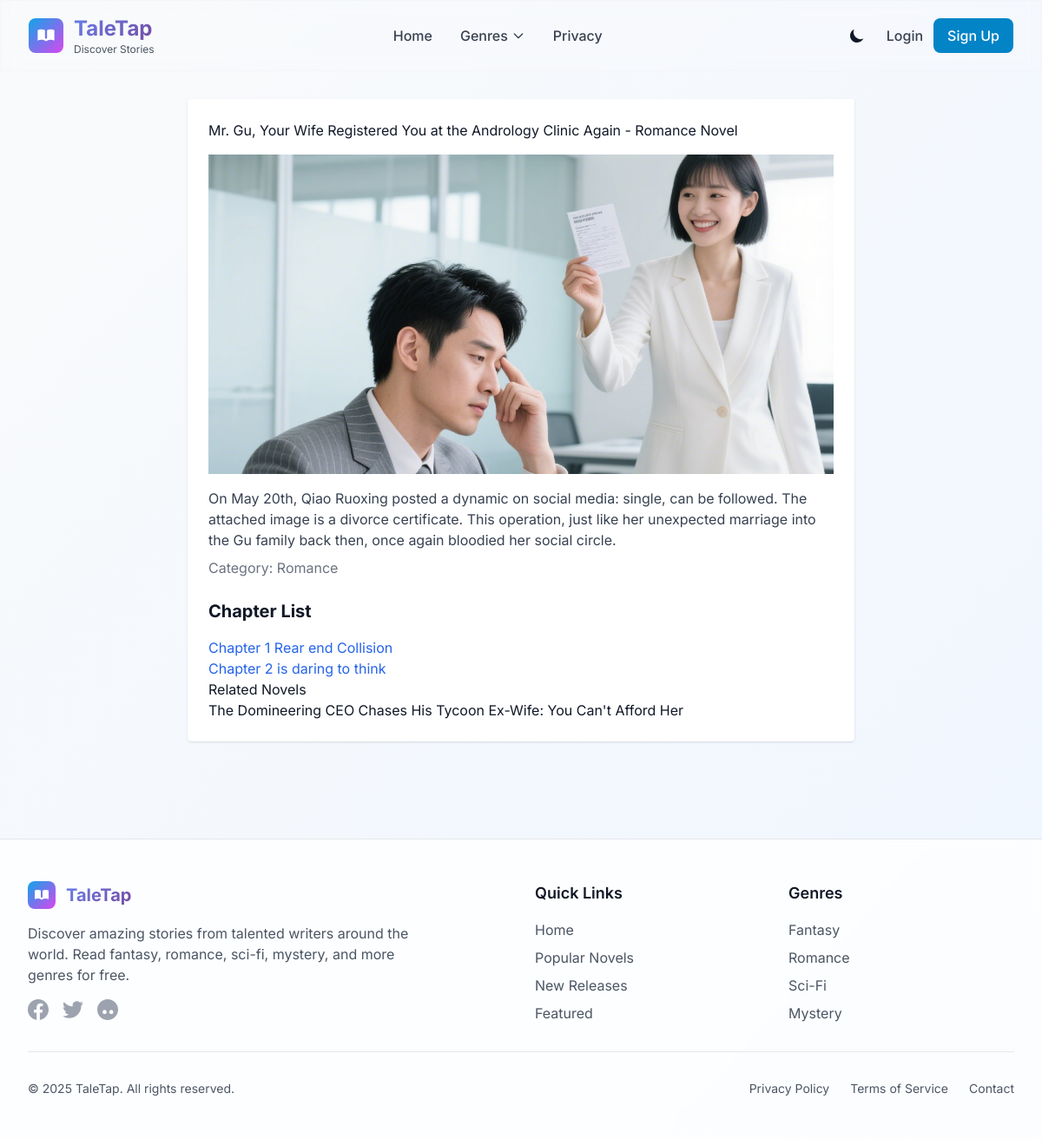
Screenshot of /novel/3 with the database file from the repository.
### models.py (models this page shows)
class Novel(db.Model):
    id = db.Column(db.Integer, primary_key=True)
    title = db.Column(db.String(100), nullable=False)
    description = db.Column(db.Text, nullable=False)
    cover_image = db.Column(db.String(200))  # 封面图片路径
    chapters = db.relationship('Chapter', backref='novel', lazy=True)
    category = db.Column(db.String(50))

class Chapter(db.Model):
    id = db.Column(db.Integer, primary_key=True)
    novel_id = db.Column(db.Integer, db.ForeignKey('novel.id'), nullable=False)
    title = db.Column(db.String(100), nullable=False)
    content = db.Column(db.Text, nullable=False)
    comments = db.relationship('Comment', backref='chapter', lazy=True)

### app.py (the view)
@app.route('/novel/<int:novel_id>')
def novel(novel_id):
    novel = Novel.query.get_or_404(novel_id)
    related_novels = Novel.query.filter_by(category=novel.category).filter(Novel.id != novel_id).limit(3).all()
    return render_template('novel.html', novel=novel, related_novels=related_novels)

### templates/novel.html (shortened to what this page needs)
{% extends 'base.html' %}
{% block content %}
<div class="max-w-3xl mx-auto bg-white dark:bg-gray-800 p-6 rounded shadow">
    <h1>{{ novel.title }} - {{ novel.category }} Novel</h1>
    <img src="{{ url_for('static', filename='img/' + (novel.cover_image or 'cover.jpg')) }}" alt="{{ novel.title }} 封面" class="w-full h-[23rem] object-cover mt-4">
    <p class="mt-4 text-gray-700 dark:text-gray-300">{{ novel.description }}</p>
    <p class="mt-2 text-gray-500 dark:text-gray-400">Category: {{ novel.category or 'None' }}</p>
    <h2 class="text-xl font-bold mt-6">Chapter List</h2>
    <ul class="mt-4">
        {% if novel.chapters %}
            {% for chapter in novel.chapters %}
            <li><a href="{{ url_for('chapter', novel_id=novel.id, chapter_id=chapter.id) }}" class="text-blue-600 hover:underline">{{ chapter.title }}</a></li>
            {% endfor %}
        {% else %}
            <li class="text-gray-500">No chapters available</li>
        {% endif %}
    </ul>
    <h3>Related Novels</h3>
<ul>
    {% for related in related_novels %}
        <li><a href="{{ url_for('novel', novel_id=related.id) }}">{{ related.title }}</a></li>
    {% endfor %}
</ul>
</div>
{% endblock %}

### rows the page displays
Novel: title "Mr. Gu, Your Wife Registered You at the Andrology Clinic Again", category "Romance", cover_image (picture), description "On May 20th, Qiao Ruoxing posted a dynamic on social media: single, can be followed. The attached image is a divorce certificate. This operation, just like her unexpected marriage into the Gu family back then, once again bloodied her social circle."
Chapter: title "Chapter 1 Rear end Collision"
Chapter: title "Chapter 2 is daring to think"
Novel: title "The Domineering CEO Chases His Tycoon Ex-Wife: You Can't Afford Her"
